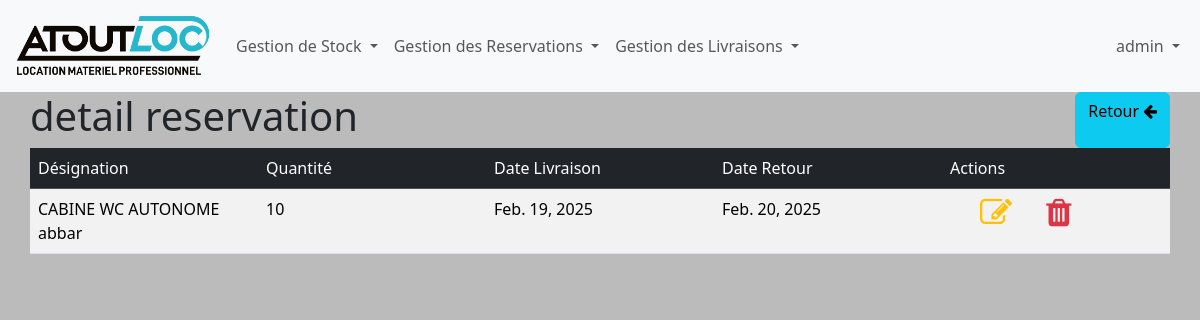
/detailReservation/1-2025 (signed in), run on an earlier commit of the app's database.
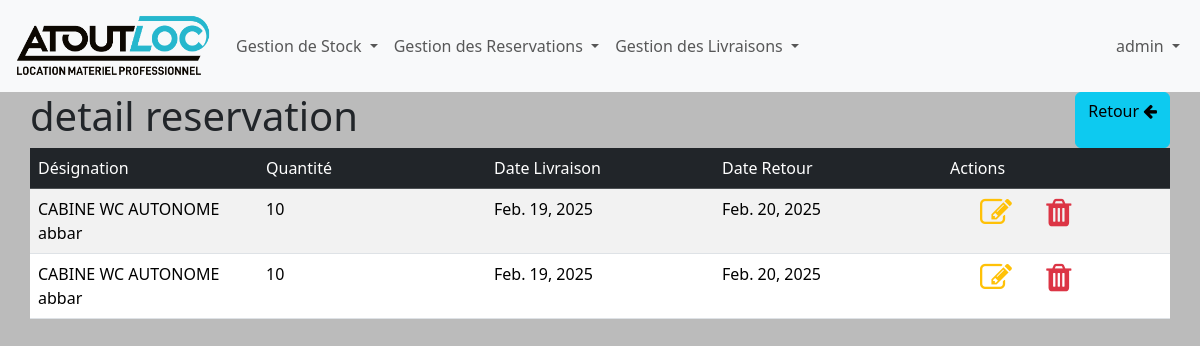
And on a later commit of the database.
### inventaire/models.py (models this page shows)
class DetilsReservation(models.Model):
    refReservation=models.ForeignKey(Reservation, on_delete=models.CASCADE)
    designation=models.CharField(max_length=200)
    qte=models.IntegerField(default=1)
    dateLivraison=models.DateField(default=timezone.now())
    dateRetour=models.DateField(default=timezone.now())
    def __str__(self):
        return self.designation

### inventaire/views.py (the view)
# urls.py: path('detailReservation/<str:ref>',detailReservation,name='detailReservation'),
@login_required
def detailReservation(request,ref):
    r=DetilsReservation.objects.filter(refReservation=ref)
    print(r)
    return render(request,"inventaire/detailReservation.html",{'title':'Details Reservation', 'reservation':r})

### inventaire/models.py (called while the page is built)
    def __str__(self):
        return self.refReservation

### inventaire/templates/inventaire/detailReservation.html
{% extends 'base.html' %}
{% block content %}
    <div class="d-flex">
        <h1 class="me-auto">detail reservation</h1>
        <a href="{% url 'reservations' %}" class="btn btn-info" >Retour <i class="fa fa-arrow-left "></i></a>
    </div>
    <table class="table table-striped table-hover">
        <thead class="table-dark">
            <tr>
                <td>Désignation</td>
                <td>Quantité</td>
                <td>Date Livraison</td>
                <td>Date Retour</td>
                <td>Actions</td>
            </tr>
        </thead>
        <tbody>
            {% for r in reservation %}
            <tr>
                <td>{{r.designation}}</td>
                <td>{{r.qte}}</td>
                <td>{{r.dateLivraison}}</td>
                <td>{{r.dateRetour}}</td>
                <td class="col-md-2 action">
                    <a href="{% url 'editReservation' r.refReservation %}">
                        <i class="fa fa-edit  fa-2x  text-warning"></i>
                    </a>
                    <a href="{% url 'deleteDetailReservation' r.id r.refReservation %}">
                        <i class="fa fa-trash fa-2x  text-danger"></i>
                    </a>
                </td>
            </tr>
            {% endfor %}
        </tbody>
    </table>
{% endblock content %}

What changed in the data, as far as the page shows it:
added DetilsReservation: designation "CABINE WC AUTONOME abbar", qte "10", dateLivraison "Feb. 19, 2025", dateRetour "Feb. 20, 2025"
